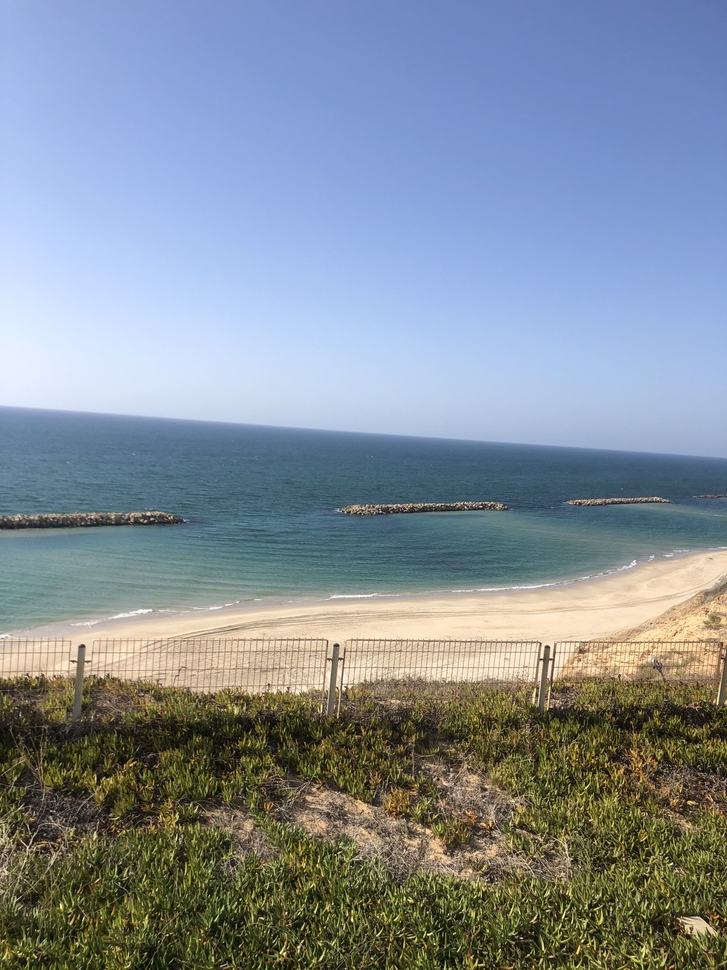
#> input picture IMG1.jpeg, 727 x 970 px, shrunk from 3024 x 4032 before the run
$ python test.py
#> lines starting #> are read from the running program, lines starting #| are printed output that depends on the picture
import cv2 as cv
import numpy as np
import random
import matplotlib.pyplot as plt


flag = True
print("1. Calculate the value of the constant c \n" +
      "2.Display the images\n" +
      "3.Display histograms\n"+
      "4.Save both images")

# i Read the input image in gray-scale
input_image = cv.imread('IMG1.jpeg', cv.IMREAD_GRAYSCALE)
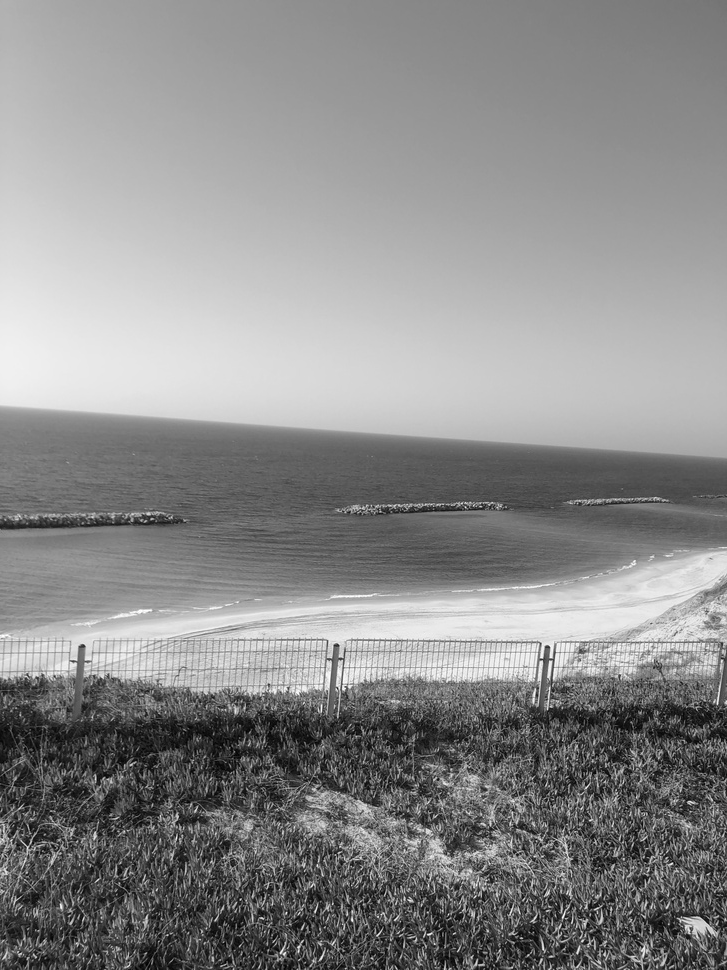
#> input_image: shape (970, 727); min 0, max 255, mean 139.3


# 2. Generate a random value for gamma using my  university ID as a seed
#Modify the brightness of the input image
university_id = '11924302'
seed = sum(ord(char) for char in university_id)
random.seed(seed)
gamma = random.uniform(0.04, 25.0)
c = 255 / (255 ** gamma)

#  i Modify the brightness of the image using the equation s = c * r^gamma
output_image = np.uint8(c * np.power(input_image.astype(float), gamma))
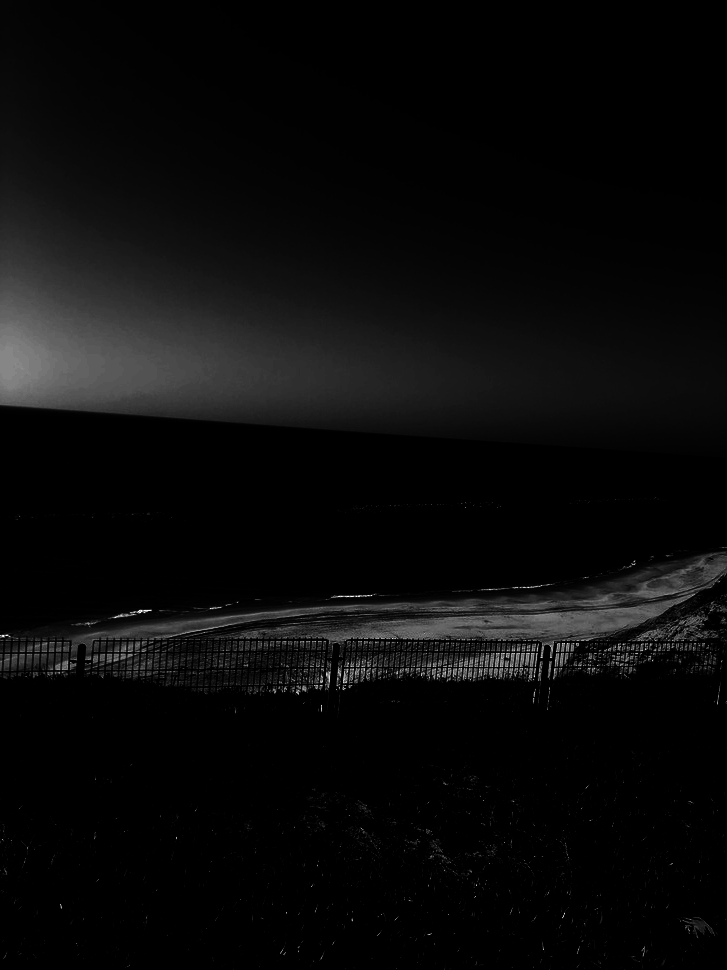
#> output_image: shape (970, 727); min 0, max 255, mean 10.2

while flag:
    choice = int(input())
#> the answer given: 1
#> the answer given: 1
#> the answer given: 1
#> the answer given: 1
#> the answer given: 1
#> the answer given: 1
#> (the run stopped early here; a loop or call above may not have finished)
